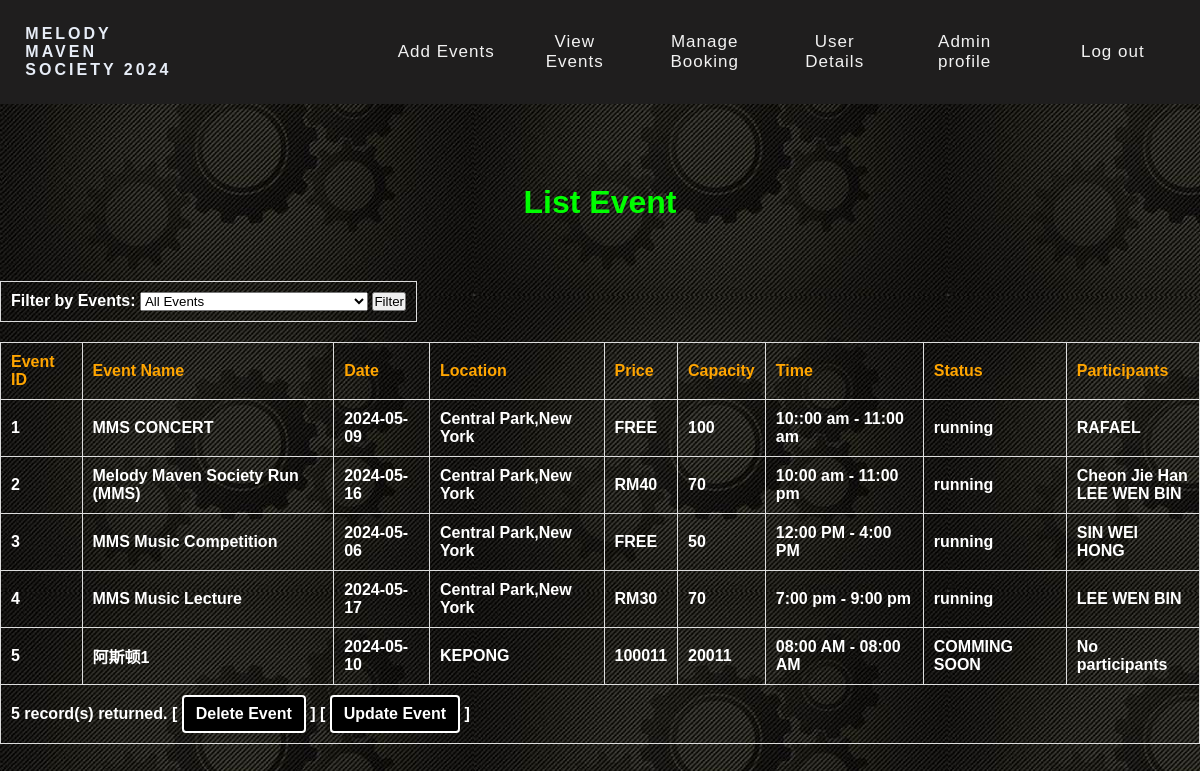
Screenshot of /php/admin_view.php (signed in) with the database file from the repository.
### tables this page shows
CREATE TABLE `event` (
  `EventID` int(11) NOT NULL,
  `EventName` varchar(30) NOT NULL,
  `EventDate` date NOT NULL,
  `EventLocation` varchar(255) NOT NULL,
  `EventPrice` varchar(30) NOT NULL,
  `EventCapacity` int(255) NOT NULL,
  `EventTime` varchar(255) NOT NULL,
  `status` varchar(255) NOT NULL
);

CREATE TABLE `user_event_details` (
  `ID` int(11) NOT NULL,
  `UserID` int(11) DEFAULT NULL,
  `EventID` int(11) DEFAULT NULL,
  `EventUserName` varchar(255) DEFAULT NULL,
  `EventUserIC` varchar(20) DEFAULT NULL,
  `EventEmail` varchar(40) NOT NULL,
  `EventPhone` varchar(40) NOT NULL,
  `ticketID` int(11) NOT NULL
);

### php/admin_view.php (the view, shortened to what this page needs)
<?php
include('headeradmin.php');
$con = new mysqli(DB_HOST, DB_USER, DB_PASS, DB_NAME);
$sql = "SELECT * FROM event";
$result = $con->query($sql);
?>
<!DOCTYPE html>
<html lang="en">
<head>
    <link rel="stylesheet" href="../css/admin_events.css">
</head>
<body>
    <div>
        <h1>List Event</h1>
        <table class="transparent-table">
           <tr>
    <td colspan="10" align="center">
        <form action="" method="GET">
            <label for="filter" style="color: white;">Filter by Events:</label>
            <select name="filter" id="filter">
                <option value="">All Events</option>
            </select>
            <input type="submit" value="Filter">
        </form>
    </td>
</tr>
        </table>
        <table class="transparent-table">
            <tr>
                <th>Event ID</th>
                <th>Event Name</th>
                <th>Date</th>
                <th>Location</th>
                <th>Price</th>
                <th>Capacity</th>
                <th>Time</th>
                <th>Status</th>
                <th>Participants</th>
            </tr>
            <?php
            if ($result->num_rows > 0) {
                while ($row = $result->fetch_object()) {
                    $participants_sql = "SELECT ud.EventUserName AS UserName
                     FROM user_event_details ud
                     WHERE ud.EventID = " . $row->EventID;
$participants_result = $con->query($participants_sql);
                    echo '<tr>';
                    echo '<td>' . $row->EventID . '</td>';
                    echo '<td>' . $row->EventName . '</td>';
                    echo '<td>' . $row->EventDate . '</td>';
                    echo '<td>' . $row->EventLocation . '</td>';
                    echo '<td>' . $row->EventPrice . '</td>';
                    echo '<td>' . $row->EventCapacity . '</td>';
                    echo '<td>' . $row->EventTime . '</td>';
                    echo '<td>' . $row->status . '</td>';
                    echo '<td>';
                    if ($participants_result->num_rows > 0) {
                        while ($participant_row = $participants_result->fetch_object()) {
                            echo $participant_row->UserName . '<br>';
                        }
                    } else {
                        echo "No participants";
                    }
                    echo '</td>';
                    echo '</tr>';
                }
                echo '<tr>';
                echo '<td colspan="10">';
                printf('
                    %d record(s) returned.
                    [ <a href="admin_edit.php" class="btn-add">Delete Event</a> ]
                    [ <a href="admin_update.php" class="btn-add">Update Event</a> ]',
                    $result->num_rows);
                echo '</td>';
                echo '</tr>';
            } else {
            ?>
                <tr>
                    <td colspan="10">No record found</td>
                </tr>
            <?php
            }
            ?>
        </table>
    </div>
</body>
</html>

### php/headeradmin.php (shortened to what this page needs)
<!DOCTYPE html>
<html lang="en">
<head>
    <link href="../css/headeradmin.css" rel="stylesheet" />
</head>
<body>
    <nav>
        <div class="topic">
            <h4>
                <a href="homelogout.php">Melody Maven Society 2024</a>
            </h4>
        </div>
        <div>
            <ul class="header" id="menuList">
                <li><a href="admin_add.php" class="list">Add Events</a></li>
                <li><a href="admin_view.php" class="list">View Events</a></li>
                <li><a href="manage_booking.php" class="list">Manage Booking</a></li>
                <li><a href="user_details.php" class="list">User Details</a></li>
                <li> <a href="adminprofile.php" class="list">Admin profile</a></li>
                <li><a href="headeradmin.php?logout=true" class="list">Log out</a></li>
            </ul>
        </div>
    </nav>
</body>
</html>

### css/headeradmin.css (style rules this page uses)
* { margin:0px; padding: 0px; box-sizing:border-box; }
nav { display:flex; justify-content: space-around; align-items:center; font-family: 'Mouse Memoirs', sans-serif; background-color: #1f1e1e; min-height:13vh; background-position:center; background-repeat:repeat; }
.topic h4 { width: 50%; }
.topic a { color: #E7EDF7; text-decoration:none; text-transform:uppercase; letter-spacing:3px; }
.header { display:flex; letter-spacing:1px; width:100%; background-color: #080808; }
.header a { color:#E7EDF7; text-decoration:none; font-size:17px; }
.header li { width:130px; list-style-type:none; justify-content:space-around; }
body { margin: 0; font-family: Arial, Helvetica, sans-serif; }
.header { overflow: hidden; background-color: #1f1e1e; align-items:center; }
.list { float:right!important; display: block; color: #f2f2f2; margin-right:30px; text-align: center; padding: 14px 16px; text-decoration: none; font-size: 17px; }
.header a { float: left; display: block; color: #f2f2f2; text-align: center; padding: 14px 0px; text-decoration: none; font-size: 17px; }

### css/admin_events.css (style rules this page uses)
body { font-family: Arial, sans-serif; background-image: url('../image/admin1.jpeg'); margin: 0; padding: 0; }
h1 { color: #00FF00; text-align: center; margin-bottom: 60px; padding-top: 80px; }
table.transparent-table { max-width: 100%; border-collapse: collapse; margin-bottom: 20px; background-color: transparent; }
table.transparent-table th, table.transparent-table td { border: 1px solid #ddd; padding: 10px; text-align: left; }
table.transparent-table th { color: #FFA500; font-weight: bold; }
tr { color: #FFFFFF; font-weight: bold; }
.btn-add { background-color: black; color: #fff; padding: 8px 12px; text-align: center; text-decoration: none; display: inline-block; border: 2px solid #fff; border-radius: 4px; }

### rows the page displays
event: EventID "1", EventName "MMS CONCERT", EventDate "2024-05-09", EventLocation "Central Park,New York", EventPrice "FREE", EventCapacity "100", EventTime "10::00 am - 11:00 am", status "running"
user_event_details: EventUserName "RAFAEL"
event: EventID "2", EventName "Melody Maven Society Run (MMS)", EventDate "2024-05-16", EventLocation "Central Park,New York", EventPrice "RM40", EventCapacity "70", EventTime "10:00 am - 11:00 pm", status "running"
user_event_details: EventUserName "Cheon Jie Han"
user_event_details: EventUserName "LEE WEN BIN"
event: EventID "3", EventName "MMS Music Competition", EventDate "2024-05-06", EventLocation "Central Park,New York", EventPrice "FREE", EventCapacity "50", EventTime "12:00 PM - 4:00 PM", status "running"
user_event_details: EventUserName "SIN WEI HONG"
event: EventID "4", EventName "MMS Music Lecture", EventDate "2024-05-17", EventLocation "Central Park,New York", EventPrice "RM30", EventCapacity "70", EventTime "7:00 pm - 9:00 pm", status "running"
user_event_details: EventUserName "LEE WEN BIN"
event: EventID "5", EventName "阿斯顿1", EventDate "2024-05-10", EventLocation "KEPONG", EventPrice "100011", EventCapacity "20011", EventTime "08:00 AM - 08:00 AM", status "COMMING SOON", shows "No participants"

### other values shown
$result->num_rows "5"
